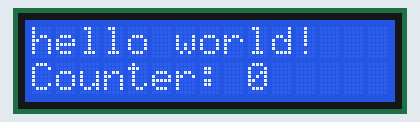
Simulated run of this sketch. Board: ESP32. Shown: 15×2 character LCD.

Above: at 0.1 s.
At 4.2 s:
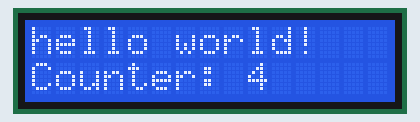
At 9.2 s:
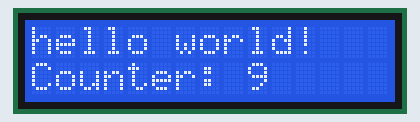
At 19.3 s:
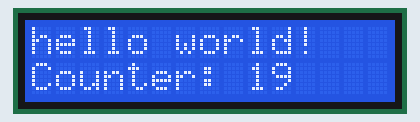
At 28.4 s:
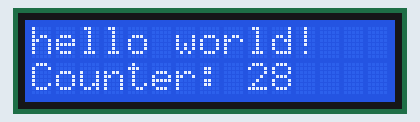
At 38.5 s:
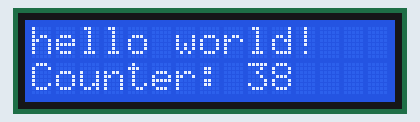

Measured:
- what the display in image 1 shows lasts 1.0 s, from 4.1 s to 5.1 s

The sketch:

sketch_20_lcd_pannel_print.ino
```cpp
#include <LiquidCrystal_I2C.h>
#include <Wire.h>

#define SDA 14
#define SCL 13

LiquidCrystal_I2C lcd(0x27, 15, 2);

void setup() {
  // put your setup code here, to run once:
  Wire.begin(SDA, SCL);
  if (!i2CAddrTest(0x27)) {
    lcd = LiquidCrystal_I2C(0x3F, 16, 2);
  }
  lcd.init();
  lcd.backlight();
  lcd.setCursor(0,0);
  lcd.print("hello world!");
}

void loop() {
  // put your main code here, to run repeatedly:
  lcd.setCursor(0, 1);
  lcd.print("Counter: ");
  lcd.print(millis() / 1000);
  delay(1000);
}

bool i2CAddrTest(uint8_t addr) {
  Wire.begin();
  Wire.beginTransmission(addr);
  if (Wire.endTransmission () == 0) {
    return true;
  }
  return false;
}
```
